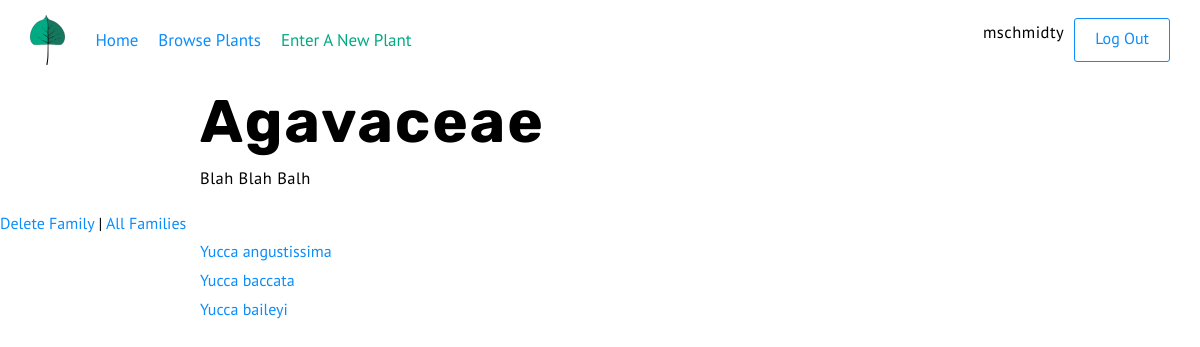
The app's page /plants/family/4/ (signed in) with its own data.
### plants/models.py (models this page shows, shortened)
class Family(models.Model):
    family = models.CharField(max_length = 100)
    family_description = models.TextField(null = True)

class plant_basics(models.Model):
    genus = models.CharField(max_length = 500)
    species = models.CharField(max_length = 500)
    symbol = models.CharField(max_length = 6, null = True)
    common_name = models.CharField(max_length = 100, null = True)
    description = models.TextField(null = True)
    image = models.ImageField(upload_to='images/', blank = True, null = True)
    family = models.ForeignKey(Family, on_delete = models.PROTECT, null = True)

### plants/views.py (the view)
# urls.py: path('family/<int:pk>/', views.FamilyDetailView.as_view(), name = 'family-detail'),
class FamilyDetailView(generic.DetailView):
    model = Family
    template_name = 'plants/family-detail.html'

### plants/templates/plants/family-detail.html
{% extends 'base.html'%}
{% block content%}
<h1>{{ object.family }}</h1>
<p>{{ object.family_description }}</p>
{% if user.is_authenticated %}
<a href="{% url 'plants:family-delete' object.id %} ">Delete Family</a> |  <a href=" {% url 'plants:family-index' %}">All Families</a>
{% endif %}
<ul>
  {% for species in object.plant_basics_set.all %}
    <li><a href="{% url 'plants:detail' species.id %}">{{ species.genus }} {{species.species}}</a></li>
  {% endfor %}
</ul>
{% endblock %}

### templates/base.html (shortened to what this page needs)
{% load static %}
<!DOCTYPE html>
<html lang="en" dir="ltr">
<head>
<link rel="stylesheet" href="{% static 'css/main.css' %}" type="text/css" />
</head>
<body>
<div class="wrapper">
  <header class="site-header">
    <img src="{% static 'svg/TRFO_Plant_Logo.svg'%}" class = "logo" alt="Logo">
    <nav class="header-nav">
      <ul>
        <li><a href="{% url 'home' %}">Home</a></li>
        <li><a href="{% url 'plants:index' %}">Browse Plants</a></li>
        {% if user.is_authenticated %}
          <li><a href="{% url 'plants:create' %}" class="link-highlight">Enter A New Plant</a></li>
        {% endif%}
      </ul>
    </nav>
    <div class="header-user-info">
      {% if user.is_authenticated %}
        <p class="header-username">{{user.username}}</p>
      {% endif%}
      {% if user.is_authenticated %}
        <a href="{% url 'logout' %}" class="button header-login">Log Out</a>
      {% else %}
        <a href="{% url 'login' %}" class="button header-login">Log In</a>
      {% endif %}
    </div>
  </header>
  <div class="content">
    {% block content %}
    {% endblock %}
  </div>
</div>
</body>
</html>

### static/css/main.css (style rules this page uses)
a,abbr,address,article,aside,audio,blockquote,body,canvas,caption,cite,code,dd,del,details,dfn,div,dl,dt,em,fieldset,figcaption,figure,footer,form,h1,h2,h3,h4,h5,h6,header,hgroup,html,iframe,img,ins,label,legend,li,main,mark,nav,ol,p,pre,q,section,small,span,strike,strong,sub,summary,sup,table,tbody,td,tfoot,th,thead,time,tr,ul,video { margin:0;padding:0;border:0 }
html { font-size:62.5% }
* { font-family:inherit;font-size:inherit;line-height:inherit }
a,a:visited { color:inherit }
article,aside,footer,header,main,nav,section { display:block }
* { box-sizing:border-box }
:after,:before { box-sizing:inherit }
ol,ul { list-style:none }
img,video { max-width:100% }
img { border-style:none }
a.link-highlight,a.link-highlight:visited { color:#00aa83 }
body { font-family:PT Sans,sans-serif;font-size:1.6rem;line-height:1.8 }
h1,h2,h3,h4 { font-family:Rubik,sans-serif;font-weight:900 }
p { font-family:PT Sans,sans-serif;line-height:1.8;font-size:1.65rem;letter-spacing:.05rem;margin-bottom:1.5rem }
a,p { font-weight:400 }
a { text-decoration:none }
a,a:visited { color:#0d8dfa }
h1,li a:hover,p a:hover { font-weight:700 }
h1 { font-size:6rem;line-height:1.4;letter-spacing:.2rem }
.site-header { display:flex;padding:1.5rem 3rem;width:100%;position:relative;z-index:3;background:#fff }
.site-header .logo { height:50px;width:auto;margin-right:20px }
.site-header .header-nav,.site-header .header-nav ul { display:flex;justify-content:center;align-items:center }
.site-header .header-nav ul { flex-direction:row }
.site-header .header-nav ul li { padding:0 1rem }
.site-header .header-nav ul a { font-size:1.7rem }
.site-header .header-user-info { align-self:center;margin-left:auto;display:flex }
.site-header .header-login { margin-left:1rem }
.button,button,input[type=submit] { border:1px solid #0d8dfa;padding:.5rem 2rem;border-radius:3px;background:none;color:#0d8dfa }
.content { min-height:calc(100vh - 82px) }
.content a,.content form,.content h1,.content h2,.content h3,.content h4,.content li,.content ol,.content p,.content ul { max-width:800px;width:100%;margin-left:auto;margin-right:auto }
.wrapper { min-height:100vh }

### records on screen
Family: family "Agavaceae", family_description "Blah Blah Balh"
plant_basics: genus "Yucca", species "angustissima"
plant_basics: genus "Yucca", species "baccata"
plant_basics: genus "Yucca", species "baileyi"

### other values on screen
{{ user.username }} "mschmidty"
